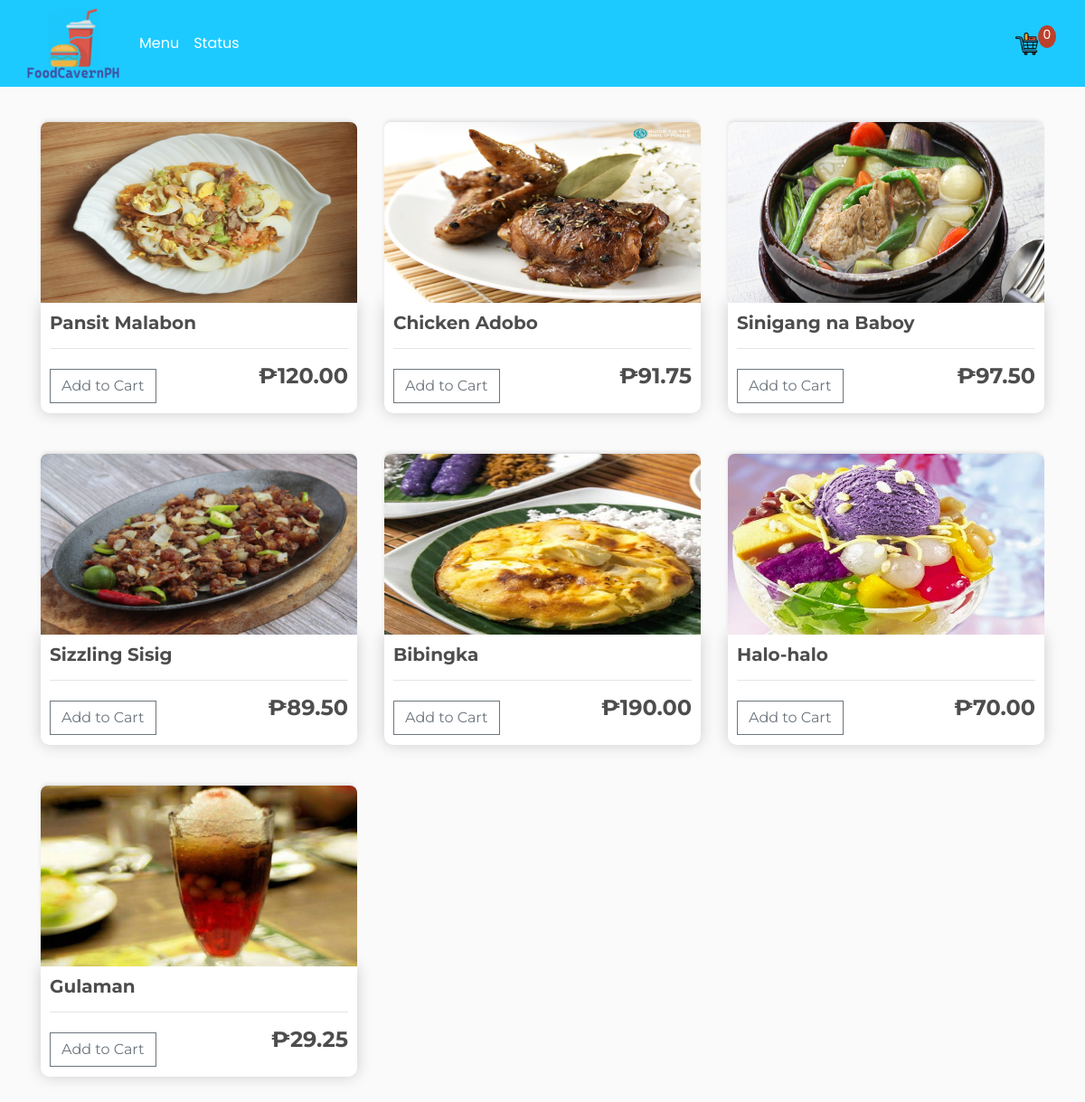
The page / on the database its author committed.
### store/models.py (models this page shows, shortened)
class Product(models.Model):
	name = models.CharField(max_length=200)
	price = models.DecimalField(max_digits=7, decimal_places=2)
	digital = models.BooleanField(default=False,null=True, blank=True)
	image = models.ImageField(null=True, blank=True)
	@property
	def imageURL(self):
		try:
			url = self.image.url
		except:
			url = ''
		return url

### store/views.py (the view)
# urls.py: path('', include('store.urls')),
def store(request):
    data  = cartData(request)
    cartItems = data['cartItems']
    products = Product.objects.all()
    context = {"products":products, 'cartItems':cartItems}
    return render(request, 'store/store.html', context)

### store/utils.py (called while the page is built, shortened)
def cookieCart(request):
    try:
        cart = json.loads(request.COOKIES['cart'])
    except :
        cart = {}
    print('Cart: ',cart)
    items = []
    order = {'get_cart_total':0, 'get_cart_items':0, 'shipping':False}
    cartItems = order['get_cart_items']
    return {'cartItems':cartItems, 'order':order, 'items':items}

def cartData(request):
    if request.user.is_authenticated:
        customer = request.user.customer
        order, created = Order.objects.get_or_create(customer=customer, complete=False)
        items = order.orderitem_set.all()
        cartItems = order.get_cart_items
    else:
        cookieData = cookieCart(request)
        cartItems = cookieData['cartItems']
        order = cookieData['order']
        items = cookieData['items']
    return {'cartItems':cartItems, 'order':order, 'items':items}

### store/templates/store/store.html
{% extends 'store/main.html' %}
{% load static %}
{% block content %}
<div class="row">
{% for product in products %}
  <div class="col-lg-4">
    <img class="thumbnail" src="{{ product.imageURL }}">
      <div class="box-element product">
        <h6><strong>{{ product.name }}</strong></h6>
        <hr>
        <button data-product={{product.id}} data-action=add
           class="btn btn-outline-secondary add-btn update-cart">Add to Cart
        </button>
        <h4 style="display: inline-block; float: right">
          <strong>&#8369;{{ product.price|floatformat:2 }}</strong>
        </h4>
      </div>
  </div>
{% endfor %}
</div>
{% endblock content %}

### store/templates/store/main.html (shortened to what this page needs)
<!DOCTYPE html>
{% load static %}
<html>
  <head>
    <link
      rel="stylesheet"
      href="https://stackpath.bootstrapcdn.com/bootstrap/4.4.1/css/bootstrap.min.css"
    />
    <link
      rel="stylesheet"
      type="text/css"
      href="{% static 'store/css/main.css' %}"
    />
  </head>
  <body>
    <nav class="navbar navbar-expand-lg navbar-dark bg-dark">
      <a href="{% url 'store' %}">
        <img id="logo-icon" src="{% static 'store/images/logo1.png' %}" />
      </a>
      <div class="collapse navbar-collapse" id="navbarSupportedContent">
        <ul class="navbar-nav mr-auto">
          <li class="nav-item active">
            <a class="nav-link" href="{% url 'store' %}"
              >Menu <span class="sr-only">(current)</span></a
            >
          </li>
          <li class="nav-item active">
            <a class="nav-link" href="{% url 'status' %}"
              >Status <span class="sr-only">(current)</span></a
            >
          </li>
        </ul>
        <div class="navbar navbar-expand-lg navbar-dark bg-dark">
          <a href="{% url 'cart' %}">
            <img id="cart-icon" src="{% static 'store/images/cart.png' %}" />
          </a>
          <p id="cart-total">{{ cartItems }}</p>
        </div>
      </div>
    </nav>
    <div class="container">
      <br />
      {% block content %} {% endblock content %}
    </div>
  </body>
</html>

### store/static/store/css/main.css (style rules this page uses)
body { background-color: hsl(0, 0%, 98%); }
h1,h2,h3,h4,h5,h6 { color:hsl(0, 0%, 30%); }
.box-element { box-shadow:hsl(0, 0%, 80%) 0 0 16px; background-color: #fff; border-radius: 4px; padding: 10px; font-family: 'Montserrat', sans-serif; }
.thumbnail { width: 100%; height: 200px; -webkit-box-shadow: -1px -3px 5px -2px rgba(214,214,214,1); -moz-box-shadow: -1px -3px 5px -2px rgba(214,214,214,1); box-shadow: -1px -3px 5px -2px rgba(214,214,214,1); border-radius: 8px 8px 0 0; }
.box-element.product h6 { font-size: 20px; }
.product { border-radius: 0 0 10px 10px; font-size: 30px; }
.bg-dark { background-color: #1ccaff!important; }
.nav-link { font-family: 'Poppins', sans-serif; font-size: 16px; }
#cart-icon { width:25px; display: inline-block; margin-left: 15px; }
#cart-total { display: block; text-align: center; color:#fff; background-color: #BC412B; width: 20px; height: 25px; border-radius: 50%; font-size: 14px; font-family: 'Poppins', sans-serif; }
.col-lg-4, .col-lg-6, .col-lg-8, .col-lg-12 { margin-top: 15px; margin-bottom: 30px; }
.btn { border-radius: 0; font-family: 'Montserrat', sans-serif; }

### rows shown on the page
Product: imageURL (picture), name "Pansit Malabon", price "120.00"
Product: imageURL (picture), name "Chicken Adobo", price "91.75"
Product: imageURL (picture), name "Sinigang na Baboy", price "97.50"
Product: imageURL (picture), name "Sizzling Sisig", price "89.50"
Product: imageURL (picture), name "Bibingka", price "190.00"
Product: imageURL (picture), name "Halo-halo", price "70.00"
Product: imageURL (picture), name "Gulaman", price "29.25"

### other values the page prints
{{ cartItems }} "0"
